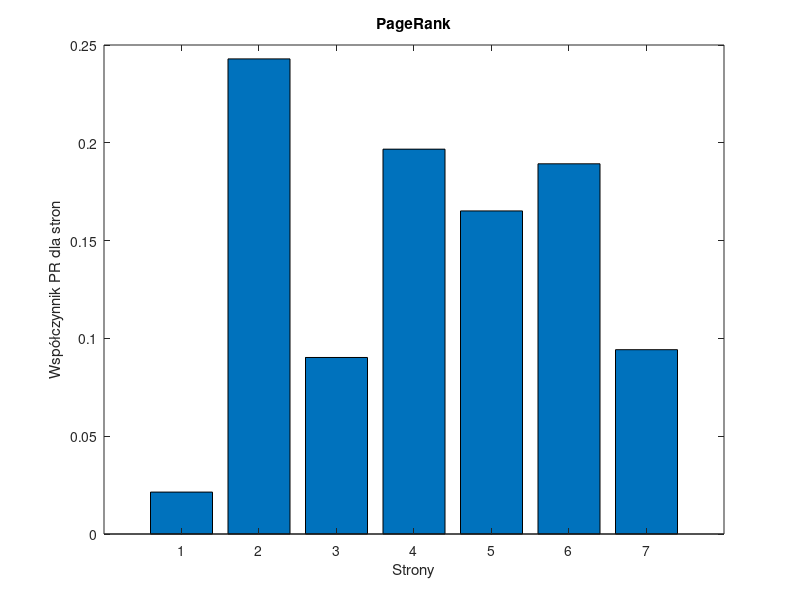

This figure's MATLAB source:
function [index_number, Edges, I, B, A, b, r] = page_rank()
index_number = 197808;
Edges = [1, 1, 2, 2, 2, 3, 3, 3, 4, 4, 5, 5, 6, 6, 7, 1, 3, 4, 5, 6, 7;
         4, 6, 3, 4, 5, 5, 6, 7, 5, 6, 4, 6, 4, 7, 6, 2, 2, 2, 2, 2, 2];
I = speye(7);
B = sparse(Edges(2,:), Edges(1,:), 1, 7, 7);
A = spdiags(sum(B, 1)' .^ (-1), 0, 7, 7);
b = (1 - 0.85) / 7 * ones(7, 1);
M = I - 0.85 * B * A;
r = M \ b;

bar(r);
hold on;
title("PageRank");
xlabel("Strony");
ylabel("Współczynnik PR dla stron");
hold off;
end